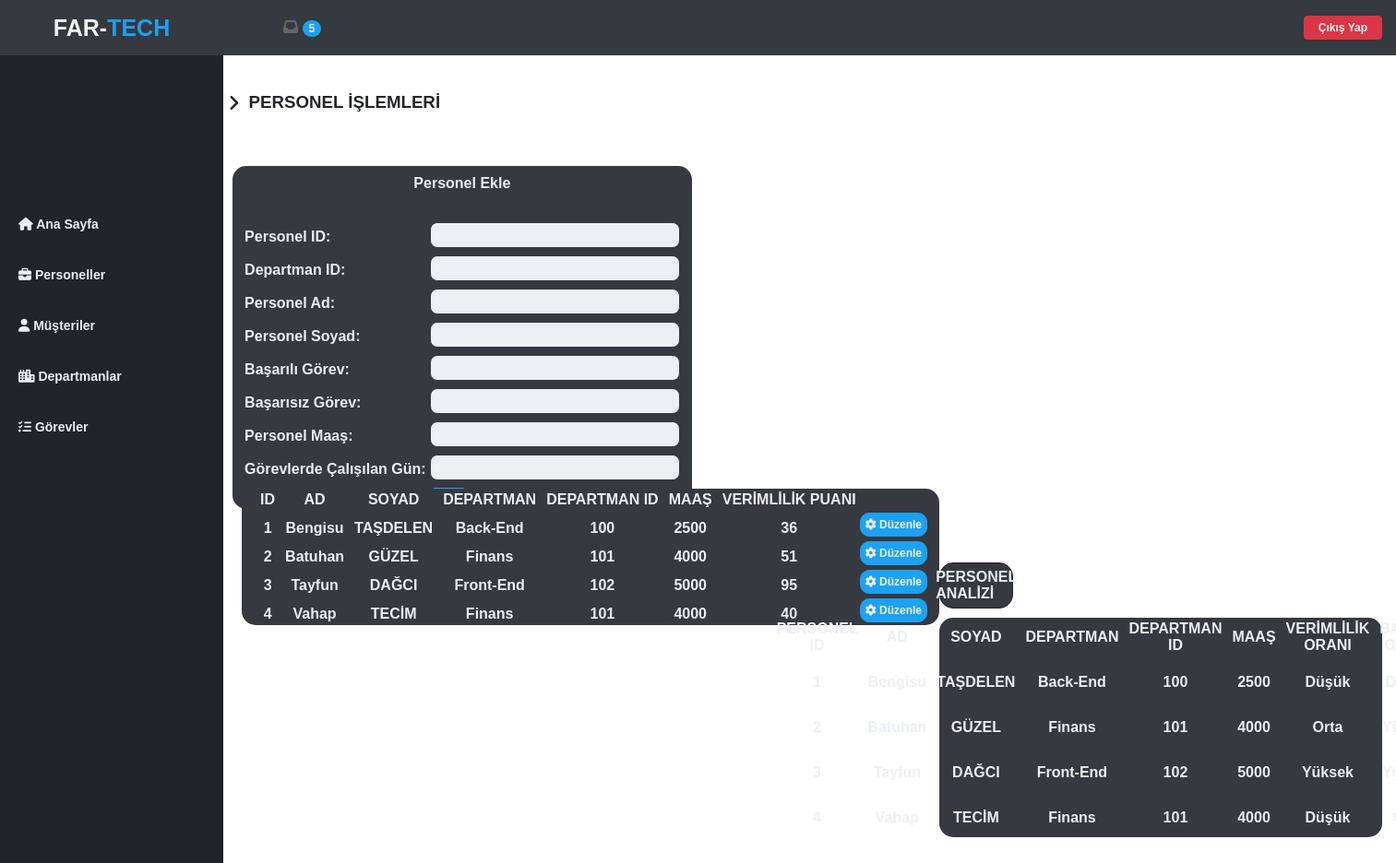
Page /calisanlar.php on the committed database.
### tables this page shows
CREATE TABLE IF NOT EXISTS `personel` (
  `per_id` int(11) NOT NULL,
  `dep_id` int(11) NOT NULL,
  `per_ad` varchar(255) NOT NULL,
  `per_soyad` varchar(255) NOT NULL,
  `basarili_gorev` int(11) NOT NULL,
  `basarisiz_gorev` int(11) NOT NULL,
  `per_maas` int(11) NOT NULL,
  `calisilanGun` int(11) NOT NULL,
  PRIMARY KEY (`per_id`),
  KEY `dep_id` (`dep_id`)
);

CREATE TABLE IF NOT EXISTS `departmanlar` (
  `dep_id` int(11) NOT NULL,
  `dep_ad` varchar(255) NOT NULL,
  PRIMARY KEY (`dep_id`)
);

CREATE TABLE IF NOT EXISTS `puan` (
  `per_id` int(11) NOT NULL,
  `verimlilik_puan` int(11) NOT NULL,
  KEY `per_id` (`per_id`)
);

### calisanlar.php (the view, shortened to what this page needs)
<?php
$baglanti=mysqli_connect("localhost","root","","karardesteksistemleri");
?>
<!DOCTYPE html>
<html>
    <head>
        <link rel="stylesheet" href="cssdosyalari/calisanlarstyle.css">
    </head>
    <body>
        <div class="sidebar">
            <div class="sidebarLogo">
                <a href="main.php" class="logo">
                    <b>
                        FAR-<span class="TECH">TECH</span>
                    </b>
                </a>
            </div>
			<div class="profile">
			</div>
			<ul class="side-menu">
				<li class="menu">
					<a href="main.php">
						<i class="fas fa-home"></i>
						<span>Ana Sayfa</span>
					</a>
				</li>
				<li class="menu">
					<a href="calisanlar.php">
						<i class="fas fa-briefcase"></i>
						<span>Personeller</span>
					</a>
				</li>
				<li class="menu">
					<a href="musteriler.php">
						<i class="fas fa-user"></i>
						<span>Müşteriler</span>
					</a>
				</li>
				<li class="menu">
					<a href="departmanlar.php">
						<i class="fas fa-city"></i>
						<span>Departmanlar</span>
					</a>
				</li>
				<li class="menu">
					<a href="gorevler.php">
						<i class="fas fa-tasks"></i>
						<span>Görevler</span>
					</a>
				</li>
			</ul>
        </div>
        <div class="content">
			<header class="header">
				<ul class="navbar">
					<li class="navbar-item">
						<a href="mesajlar.php">
							<i class="fas fa-inbox"></i>
							<span class="bell-span">5</span>
						</a>
					</li>
				</ul>
				<a id="logout" href="index.php">Çıkış Yap</a>
			</header>
			<div class="personelHeader">
				<i class="fas fa-angle-right"></i>
				<h3>PERSONEL İŞLEMLERİ</h3>
			</div>
			<div class="form-container">
				<div class="personelAdd">
				<span id="personelAddHeader">Personel Ekle</span>
				<form action="" method="post">
					<table class="table">
						<tr>
							<td>Personel ID:</td>
							<td><input type="text" name="personelID" class="form-input" ></td>
						</tr>
						<tr>
							<td>Departman ID:</td>
							<td><input type="text" name="departmanID" class="form-input" ></td>
						</tr>
						<tr>
							<td>Personel Ad:</td>
							<td><input type="text" name="personelAd" class="form-input" ></td>
						</tr>
						<tr>
							<td>Personel Soyad:</td>
							<td><input type="text" name="personelSoyad" class="form-input" ></td>
						</tr>
						<tr>
							<td>Başarılı Görev:</td>
							<td><input type="text" name="basariliGorev" class="form-input" ></td>
						</tr>
						<tr>
							<td>Başarısız Görev:</td>
							<td><input type="text" name="basarisiz_gorev" class="form-input" ></td>
						</tr>
						<tr>
							<td>Personel Maaş:</td>
							<td><input type="text" name="personelMaas" class="form-input" ></td>
						</tr>
						<tr>
							<td>Görevlerde Çalışılan Gün:</td>
							<td><input type="text" name="calisilanGun" class="form-input" ></td>
						</tr>
						<tr>
							<td></td>
							<td><input id="tableButton" type="submit" value="Ekle"></td>
						</tr>
					</table>
				</form>
				</div>
				<div class="personelList">
					<table class="table" style="text-align:center">
						<tr>
							<th>ID</th>
							<th>AD</th>
							<th>SOYAD</th>
							<th>DEPARTMAN</th>
							<th>DEPARTMAN ID</th>
							<th>MAAŞ</th>
							<th>VERİMLİLİK PUANI</th>
						</tr>
				<?php
					if($baglanti){
						$sorgu = $baglanti->query("SELECT personel.per_id, personel.per_ad, personel.per_soyad, departmanlar.dep_ad, personel.per_maas, departmanlar.dep_id, puan.verimlilik_puan FROM personel, puan, departmanlar WHERE personel.per_id=puan.per_id AND personel.dep_id=departmanlar.dep_id GROUP BY personel.per_id" );
					}else{
						echo "Başarısız sorgu.";
					}
					while ($sonuc = $sorgu->fetch_assoc()) {
						$departmanAd = $sonuc['dep_ad'];
						$personelAd = $sonuc['per_ad'];
						$personelMaas = $sonuc['per_maas'];
						$personelSoyad = $sonuc['per_soyad'];
						$verimlilikPuan = $sonuc['verimlilik_puan'];
						$personelID = $sonuc['per_id'];
						$departmanID = $sonuc['dep_id'];
				?>
					<tr>
						<td class="personelcol"><?php echo $personelID;?></td>
						<td class="personelcol"><?php echo $personelAd;?></td>
						<td class="personelcol"><?php echo $personelSoyad; ?></td>
						<td class="personelcol"><?php echo $departmanAd; ?></td>
						<td class="personelcol"><?php echo $departmanID; ?></td>
						<td class="personelcol"><?php echo $personelMaas; ?></td>
						<td class="personelcol"><?php echo $verimlilikPuan; ?></td>
						<td><a type="button" href="duzenlePersonel.php?id=<?php echo $personelID; ?>" id="editButton"><i class="fa fa-cog"></i> Düzenle</a></td>
					</tr>
				<?php
					}
				?>
					</table>
				</div>
			</div>
			<div class="report">
					<span>PERSONEL ANALİZİ</span>
					<table class="table" style="text-align:center">
						<tr>
							<th>PERSONEL ID</th>
							<th>AD</th>
							<th>SOYAD</th>
							<th>DEPARTMAN</th>
							<th>DEPARTMAN ID</th>
							<th>MAAŞ</th>
							<th>VERİMLİLİK ORANI</th>
							<th>BAŞARI ORANI</th>
						</tr>
				<?php
					if($baglanti){
						$sorgu = $baglanti->query("SELECT ROUND(personel.basarili_gorev/personel.basarisiz_gorev,1) as basariOrani, personel.per_id, personel.per_ad, personel.per_soyad, departmanlar.dep_ad, departmanlar.dep_id, personel.per_maas, puan.verimlilik_puan FROM personel, puan, departmanlar WHERE personel.per_id=puan.per_id AND personel.dep_id=departmanlar.dep_id");
					}else{
						echo "Başarısız sorgu.";
					}
					while ($sonuc = $sorgu->fetch_assoc()) {
						$personelID = $sonuc['per_id'];
						$departmanAd = $sonuc['dep_ad'];
						$departmanID = $sonuc['dep_id'];
						$personelAd = $sonuc['per_ad'];
						$personelMaas = $sonuc['per_maas'];
						$personelSoyad = $sonuc['per_soyad'];
						$verimlilikPuan = $sonuc['verimlilik_puan'];
				?>
					<tr>
						<td class="personelcol"><?php echo $personelID;?></td>
						<td class="personelcol"><?php echo $personelAd;?></td>
						<td class="personelcol"><?php echo $personelSoyad; ?></td>
						<td class="personelcol"><?php echo $departmanAd; ?></td>
						<td class="personelcol"><?php echo $departmanID; ?></td>
						<td class="personelcol"><?php echo $personelMaas; ?></td>
						<td class="personelcol"><?php if($verimlilikPuan>0 && $verimlilikPuan<41){echo "Düşük";}elseif($verimlilikPuan>40 && $verimlilikPuan<76){echo "Orta"; }elseif($verimlilikPuan>75){echo "Yüksek";}else{echo "Belirsiz";};;;;?></td>
						<td class="personelcol"></td>
					</tr>
				<?php
					}
				?>
					</table>
			</div>
        </div>
    </body>
</html>

### cssdosyalari/calisanlarstyle.css (style rules this page uses)
* { box-sizing: border-box; }
a { text-decoration:none; }
ul { list-style-type:none; padding:0; }
body { font-weight: bold; height: 1024px; font-family: Arial, Helvetica, sans-serif, sans-serif; display: flex; background:#ecf0f5; padding:0 0; margin:0 0; }
input { border:none; }
.sidebar { width: 16%; background-color: #212529; }
.content { flex: 1; background-color: white; }
.sidebarLogo { width:100%; height:60px; }
.sidebarLogo .logo { background-color:#343A40; width:100%; height:100%; font-size: 25px; color:#f2f2f2; display:flex; flex-direction:column; align-items: center; justify-content: center; }
.TECH { color:#1da1f2; }
.sidebar .profile { display:flex; flex-direction:column; align-items: center; justify-content: center; }
.side-menu { width:100%; height:600px; margin-top:30px; }
.side-menu .menu { height:50px; margin-bottom: 5px; margin-left: 10px; margin-right: 10px; border-radius:30px; transition: 0.2s; }
.side-menu .menu a { color:#ecf0f5; display:block; padding: 15px 0 15px 10px; font-size:14px; }
.header { position:absolute; width:84%; height:60px; background-color:#343A40; }
.header .navbar { display:block; height:40px; width:200px; margin-left:50px; }
.header .navbar .navbar-item { float:left; padding:15px; padding-top:5px; }
.header .navbar .navbar-item a { color:#666666; }
.bell-span { display: inline-block; padding: 3px 7px; font-size: 12px; line-height: 1; color: #ecf0f5; background-color: #1da1f2; border-radius: 10px; }
#logout { position:relative; color: #f2f2f2; font-size: 12px; border-radius: 4px; border: 1px solid #DC3545; padding: 5px 15px; background: #DC3545; float:right; bottom:55px; margin-right:15px; transition:0.2s; }
.content .form-container { color:#ecf0f5; height:350px; margin-top:40px; margin-left:10px; }
.content .form-container .personelAdd { float:left; display:inline-block; height:350px; background-color:#36393f; border-radius:15px; }
.content .form-container .personelAdd form { background-color:#36393f; border-radius:15px; }
.content .form-container .personelAdd span { display:flex; flex-direction:column; align-items: center; justify-content: center; padding-top:10px; padding-bottom:30px; }
.content .form-container .personelList { float: left; display:inline-block; margin-left:10px; background-color:#36393f; border-radius:15px; }
.content .form-container .personelAdd .form-input { margin-bottom:4px; display: block; width: 100%; font-size: 20px; line-height: 1.2; color:#343a40; background-color:#ecf0f5; border:1px solid; border-radius:8px; }
.table { color:#ecf0f5; padding-left:10px; padding-right:10px; }
.table th { border:1px; padding-left:8px; }
.table .personelcol { padding-top:10px; border:1px; padding-left:8px; }
.content .report { height: 300px; margin-top: 80px; margin-left: 15px; margin-right: 15px; }
.content .report span { color:#ecf0f5; display:flex; flex-direction:column; align-items: center; justify-content: center; height:50px; margin-left:400px; margin-right:400px; background-color:#343a40; border:1px solid; border-radius:15px; border-color:#22242a; }
.content .report .table { margin-top: 10px; display: flex; flex-direction: column; align-items: center; border-radius: 15px; justify-content: center; background-color:#36393f; }
.personelHeader { width:100%; height:40px; margin-top:100px; color:#22242a; }
.personelHeader i { float:left; display:inline-block; font-size:20px; padding-left:5px; padding-top:2px; }
.personelHeader h3 { float:left; display:inline-block; margin:0 0; padding-left:10px; }
#editButton { border:0.5px solid; color:#1da1f2; font-size:12px; border-radius:10px; border-color:#1da1f2; padding:5px; float:right; background-color:#1da1f2; border-color:#1da1f2; color:#ecf0f5; }

### rows in the picture
personel: per_id "1", per_ad "Bengisu", per_soyad "TAŞDELEN", dep.dep_ad "Back-End", dep.dep_id "100", per_maas "2500", puan.verimlilik_puan "36", shows "Düşük"
personel: per_id "2", per_ad "Batuhan", per_soyad "GÜZEL", dep.dep_ad "Finans", dep.dep_id "101", per_maas "4000", puan.verimlilik_puan "51", shows "Orta"
personel: per_id "3", per_ad "Tayfun", per_soyad "DAĞCI", dep.dep_ad "Front-End", dep.dep_id "102", per_maas "5000", puan.verimlilik_puan "95", shows "Yüksek"
personel: per_id "4", per_ad "Vahap", per_soyad "TECİM", dep.dep_ad "Finans", dep.dep_id "101", per_maas "4000", puan.verimlilik_puan "40", shows "Düşük"
